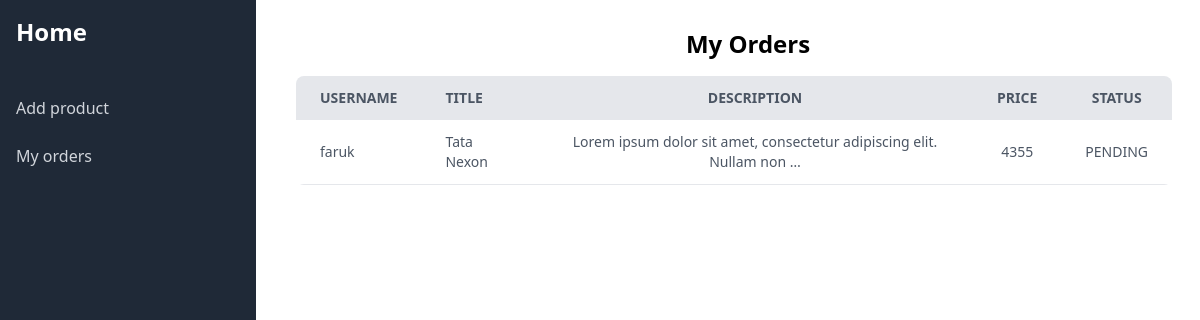
/my_order/ (signed in), run on the app's committed database.
### order/models.py (models this page shows)
class OrderModel(models.Model):
	STATUS = (
        ('PENDING', 'PENDING'),
        ('PROCESS', 'PROCESS'),
        ('DELIVER', 'DELIVER'),
    )
	user = models.ForeignKey(User, on_delete=models.CASCADE)
	product = models.ForeignKey(AddProductModel, on_delete=models.CASCADE)
	status = models.CharField(choices=STATUS, default='PENDING', max_length=20)

### dashboard/models.py (models this page shows, shortened)
class AddProductModel(models.Model):
    user = models.ForeignKey(User, on_delete=models.CASCADE)
    title = models.CharField(max_length=50)
    description = models.TextField(max_length=100)
    price = models.IntegerField()
    image = models.ImageField(upload_to='images/product')

### dashboard/views.py (the view)
# urls.py: path('my_order/', views.orderList, name='my_order'),
def orderList(request):
    my_order = OrderModel.objects.filter(user = request.user)
    return render(request, 'dashboard/my_order.html', {'data': my_order})

### dashboard/templates/dashboard/my_order.html (shortened to what this page needs)
{% extends "dashboard/base.html" %}
{% block content %}
  <div class="ml-10 mt-7">
    <h3 class="font-bold text-2xl text-center">My Orders</h3>
    <div class="container pr-7 mt-4">
    <table class="min-w-full bg-white rounded-lg overflow-hidden">
        <thead class="bg-gray-200 uppercase text-sm text-gray-600">
            <tr>
                <th class="py-3 px-6 text-left">Username</th>
                <th class="py-3 px-6 text-left">Title</th>
                <th class="py-3 px-6">Description</th>
                <th class="py-3 px-6 text-center">Price</th>
                <th class="py-3 px-6 text-center">Status</th>
            </tr>
        </thead>
        <tbody class="text-gray-600 text-sm font-light">
          {% for item in data %}
            <tr class="border-b border-gray-200 hover:bg-gray-100">
                <td class="py-3 px-6 text-left whitespace-nowrap">{{request.user.username}}</td>
                <td class="py-3 px-6 text-left">{{item.product.title}}</td>
                <td class="py-3 px-6 text-center">{{item.product.description|truncatewords:10}}</td>
                <td class="py-3 px-6 text-center">{{item.product.price}}</td>
                <td class="py-3 px-6 text-center">{{item.status}}</td>
            </tr>
            {% endfor %}
        </tbody>
    </table>
</div>
  </div>
{% endblock content %}

### data on the page
OrderModel: product "Tata Nexon", product.description "Lorem ipsum dolor sit amet, consectetur adipiscing elit. Nullam non …", product.price "4355", status "PENDING"

### other printed values
{{ request.user.username }} "faruk"
